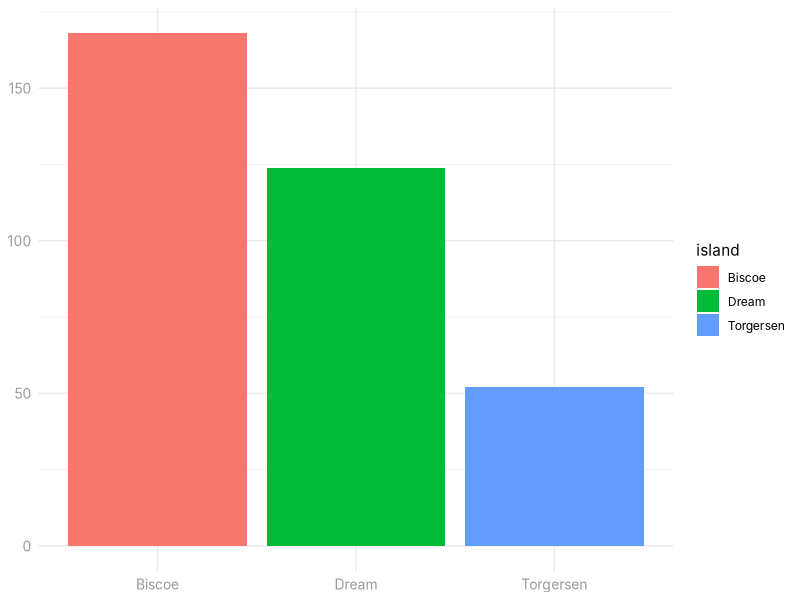

The R script that drew this image:
theme_dk <- function(base_font = "Inter") {
  custom_theme <-
    theme_minimal(base_family = base_font) +
    theme(
      axis.title = element_blank(),
      axis.text = element_text(
        color = "grey60",
        size = 10
      )
    )

  custom_theme
}

library(tidyverse)
library(palmerpenguins)

penguins |>
  count(island) |>
  ggplot(
    aes(
      x = island,
      y = n,
      fill = island
    )
  ) +
  geom_col() +
  theme_dk()
